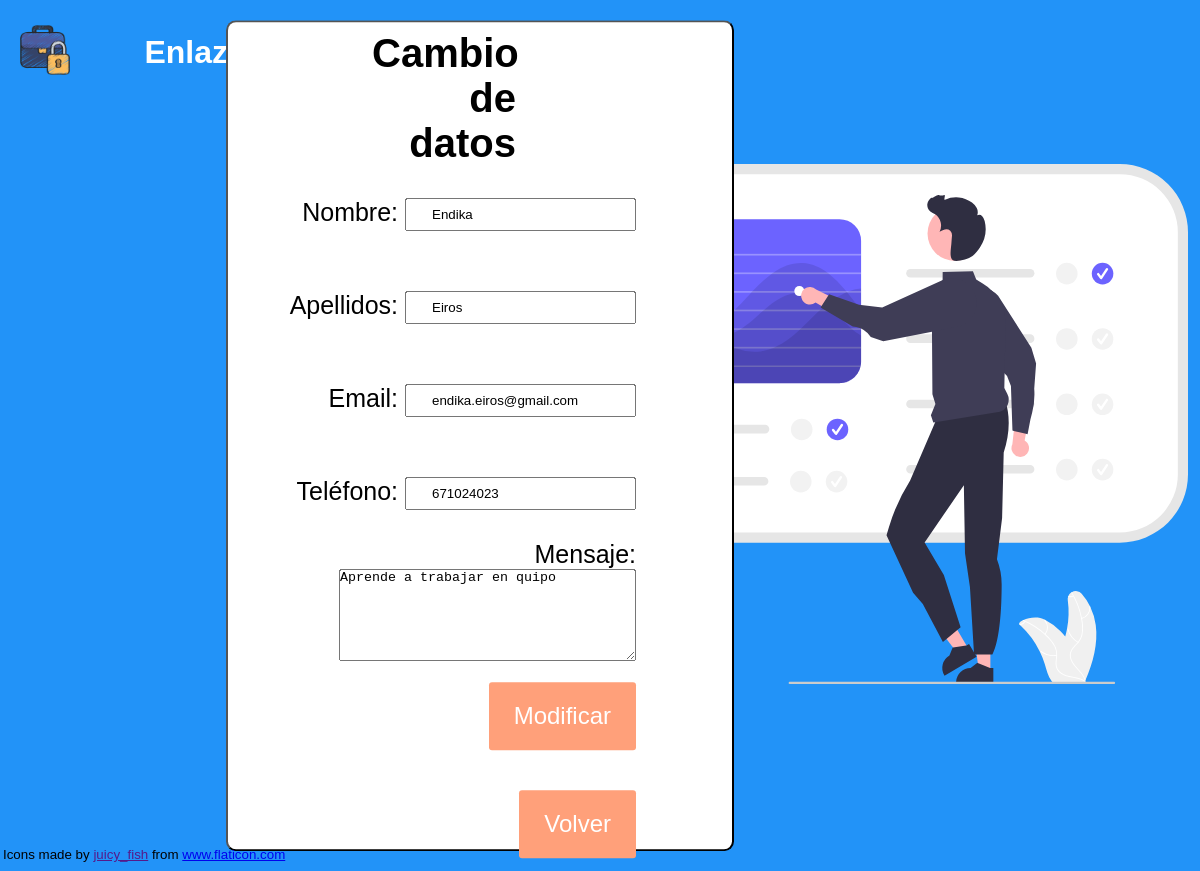
The app's page /app/modificarmensaje.php?id=4 with its own data.
### tables this page shows
CREATE TABLE comentarios (
  ID int(4) PRIMARY KEY,
  NRECEP varchar(20) NOT NULL,
  ARECEP varchar(20) NOT NULL,
  ERECEP varchar(40) NOT NULL,
  Telefono int(9) NOT NULL,
  MSG varchar(8000) NOT NULL,
  EMISOR varchar(40) NOT NULL
);

### app/modificarmensaje.php (the view, shortened to what this page needs)
<?php
    require("db_con.php");
    $id= $_GET["id"];
    $sql = "SELECT * FROM comentarios WHERE ID=?";
    $test= $conn->prepare($sql);
    $test->bind_param('i', $id);
    if ($test->execute()) {
        $result = $test->get_result();
        $com = $result->fetch_assoc();
        $NombreR= $com['NRECEP'];
        $ApellidosR= $com['ARECEP'];
        $EmailR =$com['ERECEP'];
        $TelefonoR =$com['Telefono'];
        $Mensaje =$com['MSG'];
    }
    echo
    "<!DOCTYPE html>
    <html lang='es'>
        <head>
            <meta charset='UTF-8'>
            <meta http-equiv='X-UA-Compatible' content='IE=edge'>
            <meta name='viewport' content='width=device-width, initial-scale=1.0'>
            <title>EnlazadIn perfil</title>
            <link rel='shortcut icon' href='/img/briefcase.png' type='image/x-icon'>
            <link rel='stylesheet' href='/css/perfil.css'>
        </head>
        <header>
            <div id='menu'>
                <ul>
                    <li id='logo'>
                        <a href='/index.html'>
                            <img src='/img/briefcase.png' width='50'>
                        </a>
                    </li>
                    <li id='nombre-pagina'>
                        <h1>EnlazadIN</h1>
                    </li>
                </ul>
            </div>
        </header>
        <body>
            <main>
                <form name='datos' method='post'>
                    <h1>Cambio de datos</h1>
                    Nombre: <input type='text' name='nombre' value={$NombreR}><br>
                    Apellidos: <input type='text' name='apellidos' value={$ApellidosR}><br>
                    Email: <input type='text' name='email' value={$EmailR}><br>
                    Teléfono: <input type='text' name='telefono' value={$TelefonoR}><br>
                    Mensaje: <textarea name='mensaje' rows='6' cols='35'>{$Mensaje}</textarea><br>
                    <input type='submit' name='modificar' class='button' value='Modificar' />
                </form>
                <form action='/foro.php'>
                    <button id='volver' class='button'>Volver</button>
                </form>
            </main>
            <div id='imagen'>
                <img src='img/undraw_Control_panel_re_y3ar.svg'>
            </div>
            <footer>
                Icons made by <a href='' title='juicy_fish'>juicy_fish</a> from <a href='https://www.flaticon.com/' title='Flaticon'>www.flaticon.com</a>
            </footer>
        </body>
    </html>";
?>

### app/css/perfil.css (style rules this page uses)
* { padding: 0; margin: 0; }
body { font-family: 'Lucida Sans', 'Lucida Sans Regular', 'Lucida Grande', 'Lucida Sans Unicode', Geneva, Verdana, sans-serif; background-color: #2293f8; background-size: cover; width: 100%; height: 100%; }
#logo { margin: 25px 20px; }
header { color: white; }
header #menu ul li h1 { padding: 0px 50px; }
header #menu ul li { display: inline-block; vertical-align: middle; }
main { background:white; color: black; border-radius: 10px; border-width:2px; border-style:outset; border-color: black; width: 475px; width: 40%; height: 95%; padding-left: 2%; position: absolute; top: 50%; left: 40%; transform: translate(-50%, -50%); }
main form { font-size: 25px; width: 80%; margin: 2% 0%; padding: 0px 0px; text-align: right; }
main form h1 { font-size: 40px; margin: 2px 120px; }
input[type="text"] { padding: 7px 25px; display: inline-block; vertical-align: middle; margin: 30px 0px; }
.button { background-color:lightsalmon; border: 0; border-radius: 3px; color: white; cursor: pointer; font-size: 24px; padding: 20px 25px; margin: 15px 0; }
#imagen img { margin-right: 1%; margin-top: 5%; vertical-align: middle; float: right; width: 700px; }
footer { margin: 3px 3px; position: absolute; bottom: 6px; width: 100%; font-size: smaller; }

### records on screen
comentarios: nombre "Endika", apellidos "Eiros", email "endika.eiros@gmail.com", telefono "671024023", mensaje "Aprende a trabajar en quipo"
